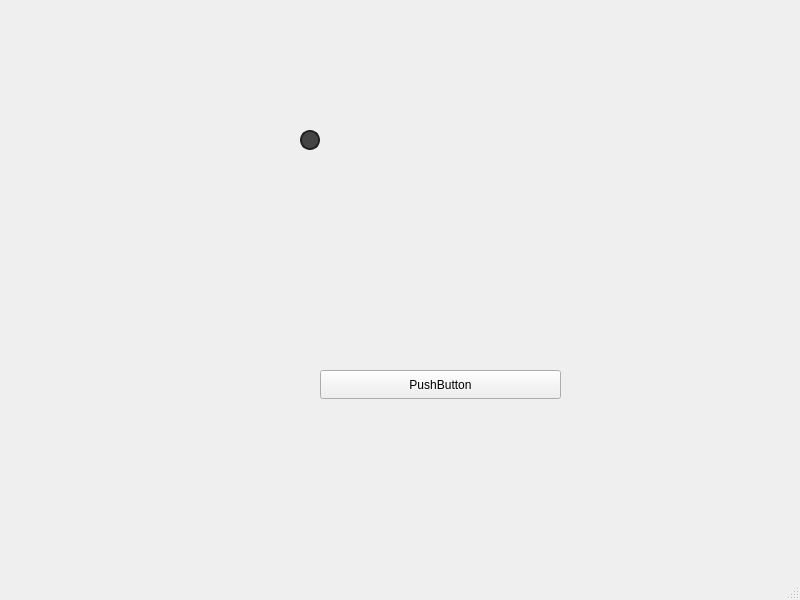
<?xml version="1.0" encoding="UTF-8"?>
<ui version="4.0">
 <class>MainWindow</class>
 <widget class="QMainWindow" name="MainWindow">
  <property name="geometry">
   <rect>
    <x>0</x>
    <y>0</y>
    <width>800</width>
    <height>600</height>
   </rect>
  </property>
  <property name="windowTitle">
   <string>MainWindow</string>
  </property>
  <widget class="QWidget" name="centralwidget">
   <widget class="QFrame" name="ledStatus">
    <property name="geometry">
     <rect>
      <x>300</x>
      <y>130</y>
      <width>20</width>
      <height>20</height>
     </rect>
    </property>
    <property name="minimumSize">
     <size>
      <width>20</width>
      <height>20</height>
     </size>
    </property>
    <property name="maximumSize">
     <size>
      <width>20</width>
      <height>20</height>
     </size>
    </property>
    <property name="sizeIncrement">
     <size>
      <width>20</width>
      <height>20</height>
     </size>
    </property>
    <property name="styleSheet">
     <string notr="true">#ledStatus {
    background-color: #444444; 
    border: 2px solid #222222;
    border-radius: 10px; /* Metade do tamanho para ficar circular */
}</string>
    </property>
    <property name="frameShape">
     <enum>QFrame::Shape::StyledPanel</enum>
    </property>
    <property name="frameShadow">
     <enum>QFrame::Shadow::Raised</enum>
    </property>
   </widget>
   <widget class="QPushButton" name="pushButton">
    <property name="geometry">
     <rect>
      <x>320</x>
      <y>370</y>
      <width>241</width>
      <height>29</height>
     </rect>
    </property>
    <property name="text">
     <string>PushButton</string>
    </property>
   </widget>
  </widget>
  <widget class="QMenuBar" name="menubar">
   <property name="geometry">
    <rect>
     <x>0</x>
     <y>0</y>
     <width>800</width>
     <height>26</height>
    </rect>
   </property>
  </widget>
  <widget class="QStatusBar" name="statusbar"/>
 </widget>
 <resources/>
 <connections/>
</ui>
